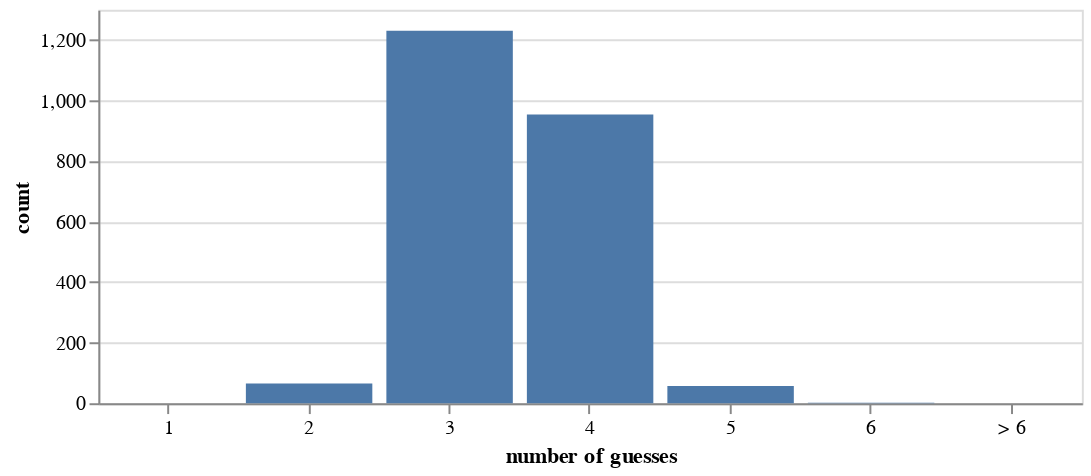

This figure's notebook cell:
### Code cell
demo()

### Figure 1 — Vega-Lite specification as saved in the notebook (floating-point values rounded to 4 significant figures)
{"config": {"view": {"continuousWidth": 400, "continuousHeight": 300}, "axisX": {"labelAngle": 0}}, "data": {"name": "data-a8c4844f31f5fabca5a3a736e28fa25b"}, "mark": "bar", "encoding": {"tooltip": [{"type": "nominal", "field": "number of guesses"}, {"type": "quantitative", "field": "count"}], "x": {"type": "ordinal", "field": "number of guesses"}, "y": {"type": "quantitative", "field": "count"}}, "height": 200, "width": 500, "$schema": "https://vega.github.io/schema/vega-lite/v4.8.1.json", "datasets": {"data-a8c4844f31f5fabca5a3a736e28fa25b": [{"number of guesses": "1", "count": 0.0}, {"number of guesses": "2", "count": 65.0}, {"number of guesses": "3", "count": 1231.0}, {"number of guesses": "4", "count": 954.0}, {"number of guesses": "5", "count": 57.0}, {"number of guesses": "6", "count": 2.0}, {"number of guesses": "> 6", "count": 0.0}]}}
